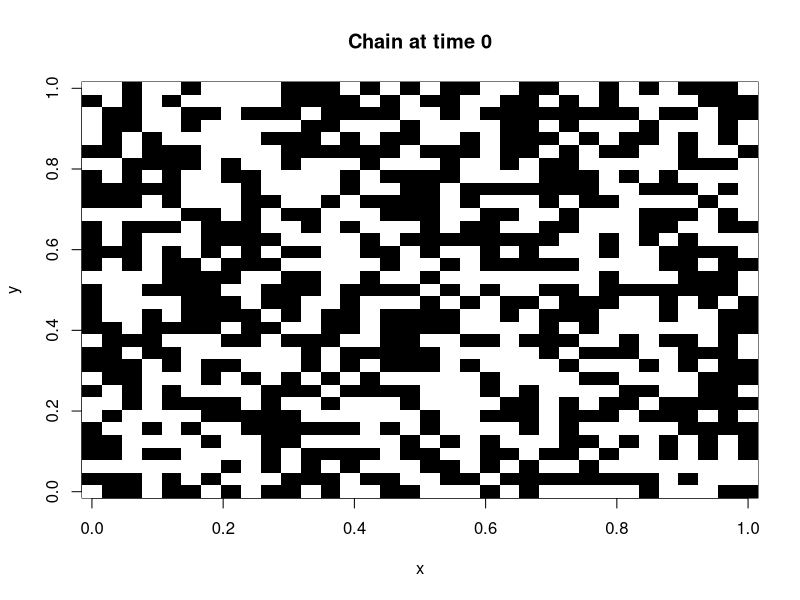
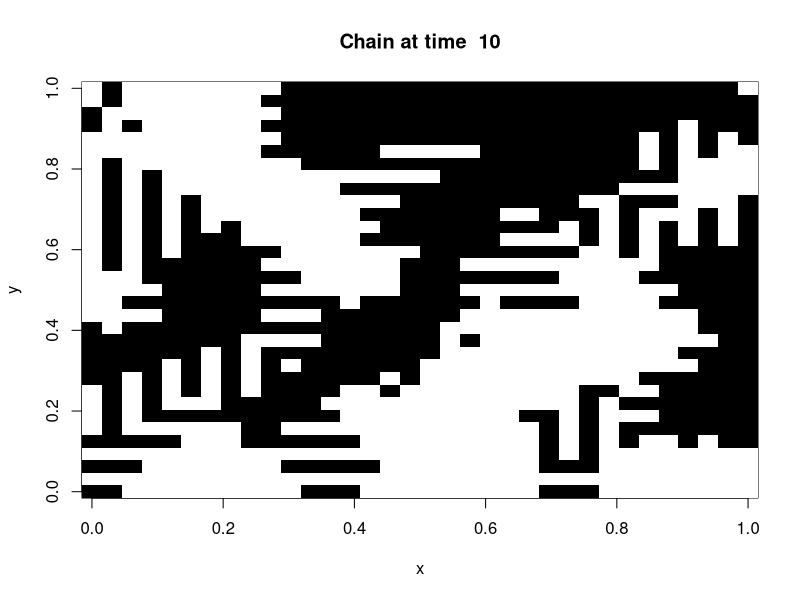
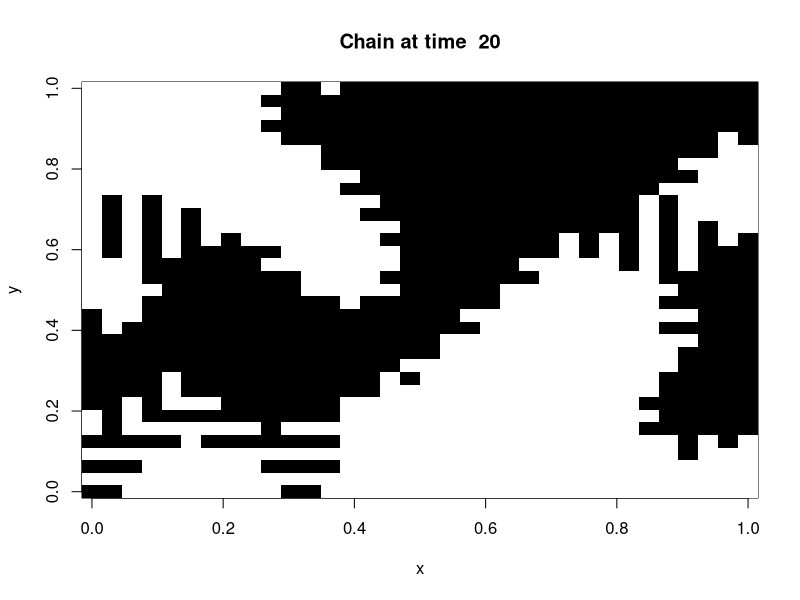
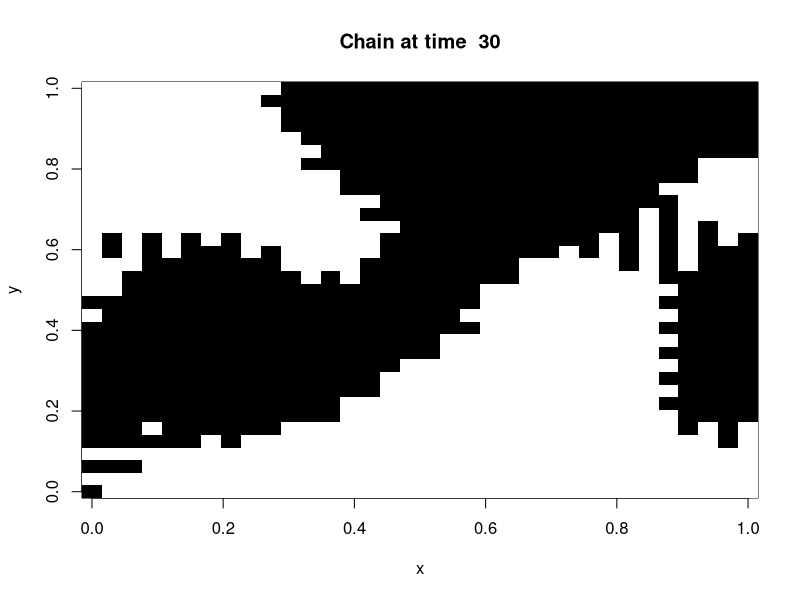
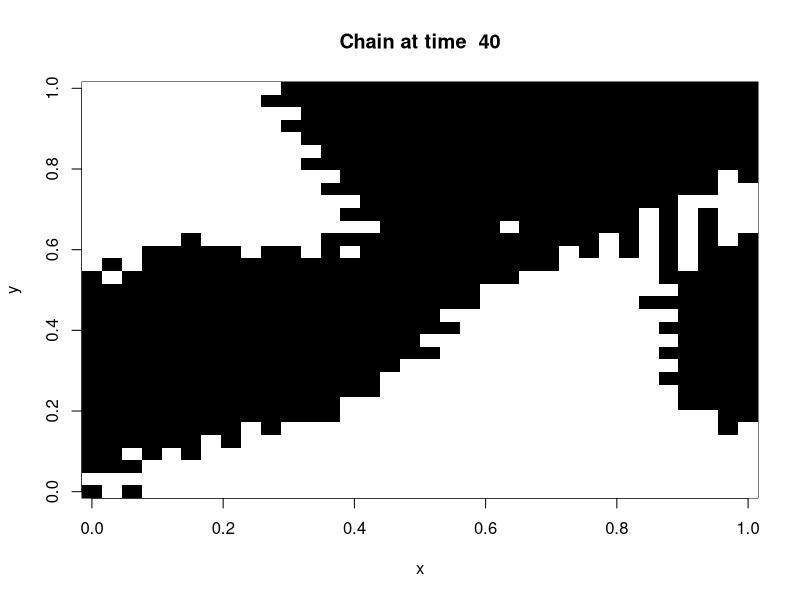
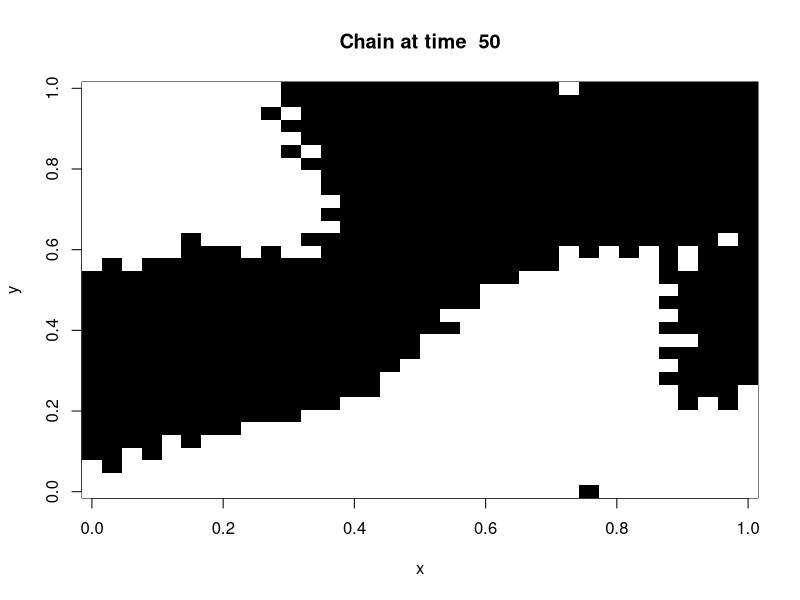
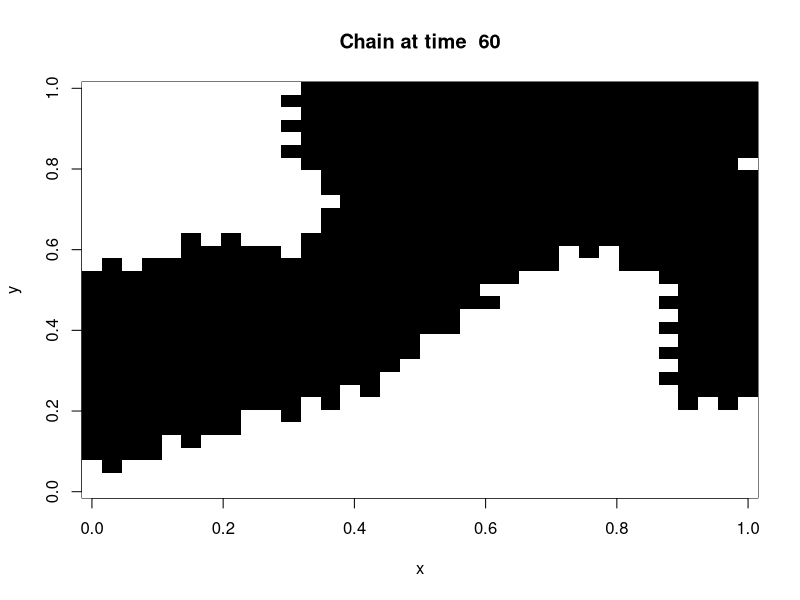
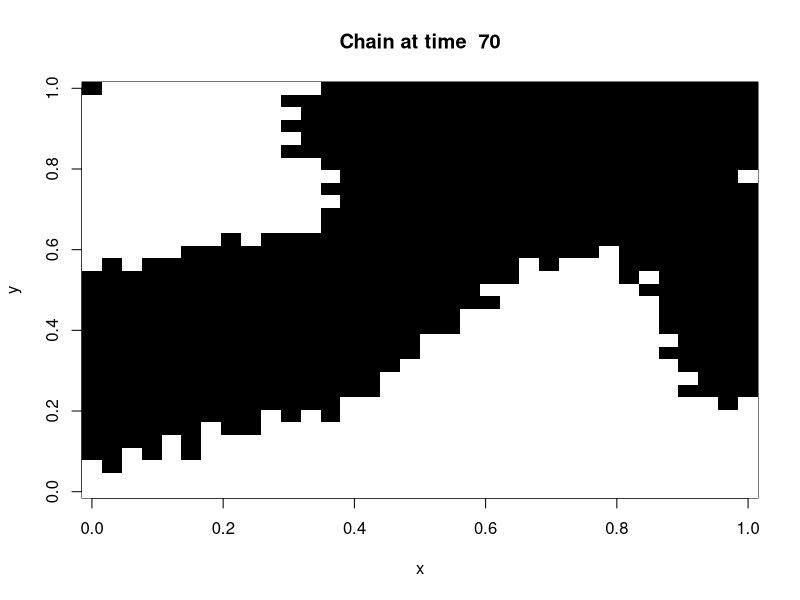

Write the R code that produced these figures, in order.
#Metropolis sampler for the Ising model
rm(list=ls())
#settings
beta=1
niter=100
nx=34
ny=33 ;ntot=nx*ny

#function neighbours
neighbours <- function(x,i,j){
  #Clockwise ordering. if 8 we start in north pixel.
  nx=length(x[,1]); ny=length(x[1,])
  if(i==1 && j==1) nbrs=c(x[1,2],x[2,2],x[2,1]) #left-down
  if(i==1 && j==ny) nbrs=c(x[2,ny],x[2,ny-1],x[1,ny-1])#left-up
  if(i==1 && j!=1 && j!=ny) nbrs=c(x[1,j+1],x[2,j+1]
                                   ,x[2,j],x[2,j-1],x[1,j-1]) #left border
  
  if(i==nx && j==1) nbrs=c(x[nx-1,1],x[nx-1,2],x[nx,2])#right-down
  if(i==nx && j==ny) nbrs=c(x[nx,ny-1],x[nx-1,ny-1],
                            x[nx-1,ny])#right-up
  if(i==nx && j!=1 && j!=ny) nbrs=c(x[nx,j-1],x[nx-1,j-1]
                                    ,x[nx-1,j],x[nx-1,j+1],x[nx,j+1])#right border
  
  if(j==1 && i!=1 && i!=nx) nbrs=c(x[i-1,1],x[i-1,2]
                                   ,x[i,2],x[i+1,2],x[i+1,1]) #down border
  
  if(j==ny && i!=1 && i!=nx) nbrs=c(x[i+1,ny],x[i+1,ny-1]
                                    ,x[i,ny-1],x[i-1,ny-1],x[i-1,ny]) #up border
  #inner point 8 neigbhours first is north and then clockwise
  if(i!=1 && i!=nx && j!=1 && j!=ny) nbrs=c(x[i,j+1],x[i+1,j+1]
                                            ,x[i+1,j],x[i+1,j-1],x[i,j-1],x[i-1,j-1],x[i-1,j],x[i-1,j+1])
  
  return(nbrs)  
}
#function Potts, normalised?!?!
f <- function(x,i,j,beta){
  xneig=neighbours(x,i,j)
  nneig=length(xneig)
  match=0
  for(k in 1:nneig){match <-ifelse(xneig[k]==x[i,j],match+1,match)}
  c=(exp(beta*match)+exp(beta*(nneig-match)))
  sol=exp(beta*match)/c
  return(sol)
}




#initial data random binary
set.seed(2) # we analyse the same simul
x=matrix(nr=nx,nc=ny,data=rbinom(n=ntot,size=1,prob=0.5))
xini=x;
#movie press to continue
image(seq(0,1,l=nx),seq(0,1,l=ny),xini,
      main="Chain at time 0",
      xlab="x",ylab="y",
      col=c("white","black"))  

cat ("Press [enter] to continue")
line <- readline()   


#initializing things for the bucle
#z=matrix(nr=nx,nc=ny,)
mass=rep(0,niter)
mass[1]=sum(x)/ntot;
y=matrix(nx,ny,data=NA)

for(t in 2:niter){
  for(i in 1:nx){
    for(j in 1:ny){
      #we operate in each pixel every iteration
      xcand=1-x[i,j] # the opposite value
      clone=x;clone[i,j]=xcand
      
      # we always propose the opposite value 
      # when we have a binary image so q:=1
      #we target Potts encoded in f(x,i,j,beta) 
      
      #compute the ratio R=f(xcand)*q(x)/f(x)*q(xcand)
      R=f(clone,i,j,beta)/f(x,i,j,beta)
      
      #the probability p
      p=min(1,R)
      # toss an unfair coin to decide if candidate is accepted
      accept <- rbinom(n=1,size=1,prob=p)
      y[i,j] <- ifelse(accept==1, xcand, x[i,j])
      
       
      # we target Potts distrib f(x)=exp(beta* Sum Ii~j)/c
      ##we look at the neighbours to compute f(xcand)/f(x)
      #xneigh=neighbours(x,i,j)
      #nneigh=length(xneigh)
      #A=sum(xneigh);B=nneigh-A
      #favor <- ifelse(xcand==1,A,B)
      #against=nneigh-favor
      ##Since q=1 => R=f(xcand)/f(x[i,j])=exp(beta*(favor-against))
      #R=exp(beta*(favor-against))
      ## p from potts algorithm 2, Metropolis
      #p=exp(min(1,R))
      ##toss unfair coin and decide 
      #y[i,j] <- ifelse(rbinom(1,1,p),xcand,x[i,j])
      #
      ##Notice, when favor-against>0, we always change
      ##a isolate pixel change to be normal
      ##But when favor-against<0 we might change anyway 
      
      
    }
    
  }
  #all the pixels have change this iteration
  x=y
  mass[t]=sum(x)/ntot # total mass of black points
  #if(t %% 100 == 0) {z[,,cont]=y;cont=con
  #Evolutionplot
  if(t %% (niter/10) ==0){ #time to see the changes
    image(seq(0,1,l=nx),seq(0,1,l=ny),x,
          main=paste("Chain at time ",t),
          xlab="x",ylab="y",
          col=c("white","black"))  
    cat ("Press [enter] to continue")
    line <- readline()    
  }
  
}


png("fig2.png",height=300)
par(mfrow=c(1,2))
image(seq(0,1,l=nx),seq(0,1,l=ny),xini,
      main="Chain at time 0",
      xlab="x",ylab="y",
      col=c("white","black"))
image(seq(0,1,l=nx),seq(0,1,l=ny),x,
      main=paste("Chain at time",niter),
      xlab="x",ylab="y",
      col=c("white","black"))
dev.off()

png("mass2.png")
plot(seq(1,niter,1),c(0,rep(1,niter-1)),type='n',
     main='mass of blacks (ones)', xlab='iter',ylab='mass')
lines(seq(1,niter,1),mass,type='l')
dev.off()